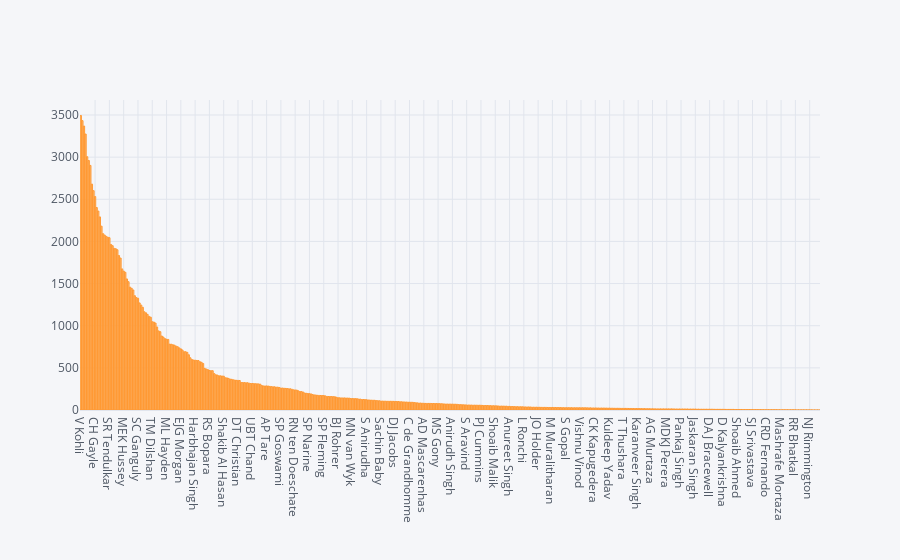

Source (notebook cell):
### Code cell
batsman = batsman.sort_values('bat', ascending = False)
batsman['bat'].iplot(kind ='bar')

### Figure 1 — Plotly figure (JSON) as saved in the notebook; plotly's stock layout.template omitted (floating-point values rounded to 4 significant figures; data arrays with more than 128 entries replaced by an {"elided": "..."} marker saying what was removed)
{"data": [{"marker": {"color": "rgba(255, 153, 51, 0.6)", "line": {"color": "rgba(255, 153, 51, 1.0)", "width": 1}}, "name": "bat", "orientation": "v", "text": "", "type": "bar", "x": {"elided": "466 str values"}, "y": {"elided": "466 int values"}}], "layout": {"legend": {"bgcolor": "#F5F6F9", "font": {"color": "#4D5663"}}, "paper_bgcolor": "#F5F6F9", "plot_bgcolor": "#F5F6F9", "title": {"font": {"color": "#4D5663"}}, "xaxis": {"gridcolor": "#E1E5ED", "showgrid": true, "tickfont": {"color": "#4D5663"}, "title": {"font": {"color": "#4D5663"}, "text": ""}, "zerolinecolor": "#E1E5ED"}, "yaxis": {"gridcolor": "#E1E5ED", "showgrid": true, "tickfont": {"color": "#4D5663"}, "title": {"font": {"color": "#4D5663"}, "text": ""}, "zerolinecolor": "#E1E5ED"}}}
